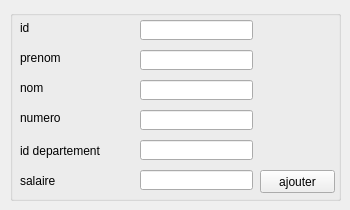
        <widget class="QWidget" name="tab_8">
         <attribute name="title">
          <string>nouvel employé</string>
         </attribute>
         <widget class="QLabel" name="label">
          <property name="geometry">
           <rect>
            <x>20</x>
            <y>20</y>
            <width>61</width>
            <height>16</height>
           </rect>
          </property>
          <property name="text">
           <string>id</string>
          </property>
         </widget>
         <widget class="QLabel" name="label_2">
          <property name="geometry">
           <rect>
            <x>20</x>
            <y>50</y>
            <width>61</width>
            <height>16</height>
           </rect>
          </property>
          <property name="text">
           <string>prenom</string>
          </property>
         </widget>
         <widget class="QLabel" name="label_3">
          <property name="geometry">
           <rect>
            <x>20</x>
            <y>80</y>
            <width>61</width>
            <height>16</height>
           </rect>
          </property>
          <property name="text">
           <string>nom</string>
          </property>
         </widget>
         <widget class="QLabel" name="label_4">
          <property name="geometry">
           <rect>
            <x>20</x>
            <y>110</y>
            <width>61</width>
            <height>16</height>
           </rect>
          </property>
          <property name="text">
           <string>numero</string>
          </property>
         </widget>
         <widget class="QLabel" name="label_5">
          <property name="geometry">
           <rect>
            <x>20</x>
            <y>140</y>
            <width>91</width>
            <height>21</height>
           </rect>
          </property>
          <property name="text">
           <string>id departement</string>
          </property>
         </widget>
         <widget class="QLabel" name="label_6">
          <property name="geometry">
           <rect>
            <x>20</x>
            <y>170</y>
            <width>91</width>
            <height>21</height>
           </rect>
          </property>
          <property name="text">
           <string>salaire</string>
          </property>
         </widget>
         <widget class="QGroupBox" name="groupBox">
          <property name="geometry">
           <rect>
            <x>10</x>
            <y>10</y>
            <width>331</width>
            <height>191</height>
           </rect>
          </property>
          <property name="title">
           <string/>
          </property>
          <widget class="QPushButton" name="pb_ajouter">
           <property name="geometry">
            <rect>
             <x>250</x>
             <y>160</y>
             <width>75</width>
             <height>23</height>
            </rect>
           </property>
           <property name="text">
            <string>ajouter</string>
           </property>
          </widget>
          <widget class="QLineEdit" name="le_id">
           <property name="geometry">
            <rect>
             <x>130</x>
             <y>10</y>
             <width>113</width>
             <height>20</height>
            </rect>
           </property>
          </widget>
          <widget class="QLineEdit" name="le_prenom">
           <property name="geometry">
            <rect>
             <x>130</x>
             <y>40</y>
             <width>113</width>
             <height>20</height>
            </rect>
           </property>
          </widget>
          <widget class="QLineEdit" name="le_nom">
           <property name="geometry">
            <rect>
             <x>130</x>
             <y>70</y>
             <width>113</width>
             <height>20</height>
            </rect>
           </property>
          </widget>
          <widget class="QLineEdit" name="le_numero">
           <property name="geometry">
            <rect>
             <x>130</x>
             <y>100</y>
             <width>113</width>
             <height>20</height>
            </rect>
           </property>
          </widget>
          <widget class="QLineEdit" name="le_id_depp">
           <property name="geometry">
            <rect>
             <x>130</x>
             <y>130</y>
             <width>113</width>
             <height>20</height>
            </rect>
           </property>
          </widget>
          <widget class="QLineEdit" name="le_salaire">
           <property name="geometry">
            <rect>
             <x>130</x>
             <y>160</y>
             <width>113</width>
             <height>20</height>
            </rect>
           </property>
          </widget>
         </widget>
         <zorder>groupBox</zorder>
         <zorder>label</zorder>
         <zorder>label_2</zorder>
         <zorder>label_3</zorder>
         <zorder>label_4</zorder>
         <zorder>label_5</zorder>
         <zorder>label_6</zorder>
        </widget>
